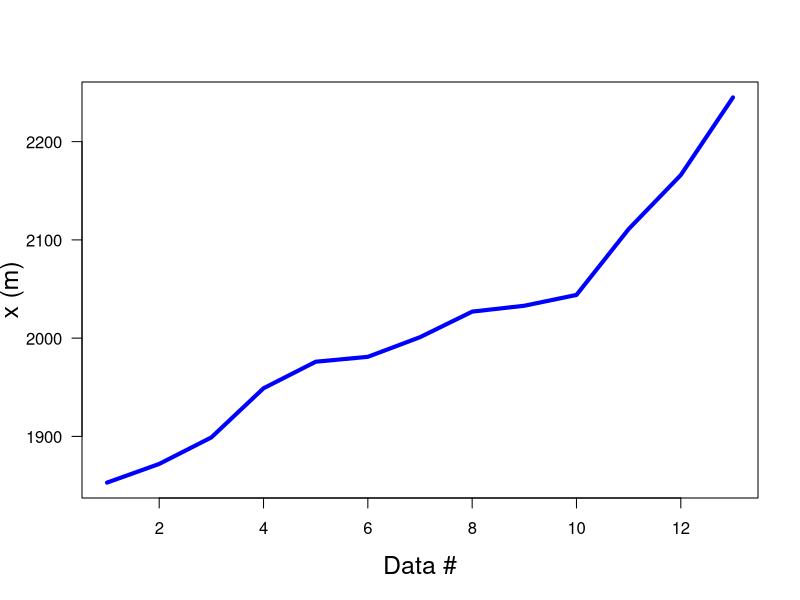

Write R code to recreate this figure.
print('file: EdelweissLine.R')
# Line plot: Edelweiss data
x = c(1853,1872,1899,1949,1976,1981,2001,2027,2033,2044,2111,2166,2245)
# png('EdelweissLine171020.png',width=16,height=16,units='cm',res=300)
plot(x,type='l',lwd=4,col='blue',xlab='Data #',ylab='x (m)',las=1,cex.lab=1.5)
# dev.off()
# ----------------------------------------------------------------
# Remarks:
# Line instead of points: change type parameter in plot() from 'p' (points) to 'l' (line)
# ----------------------------------------------------------------